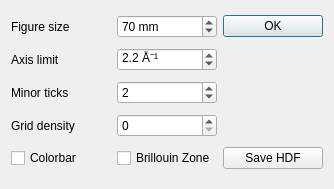
<?xml version="1.0" encoding="UTF-8"?>
<ui version="4.0">
 <class>Dialog</class>
 <widget class="QDialog" name="Dialog">
  <property name="geometry">
   <rect>
    <x>0</x>
    <y>0</y>
    <width>334</width>
    <height>189</height>
   </rect>
  </property>
  <property name="windowTitle">
   <string>Dialog</string>
  </property>
  <layout class="QHBoxLayout" name="horizontalLayout">
   <item>
    <layout class="QGridLayout" name="gridLayout">
     <item row="0" column="1">
      <widget class="QSpinBox" name="spinBox_figSize">
       <property name="suffix">
        <string> mm</string>
       </property>
       <property name="minimum">
        <number>10</number>
       </property>
       <property name="maximum">
        <number>1000</number>
       </property>
       <property name="singleStep">
        <number>5</number>
       </property>
       <property name="value">
        <number>70</number>
       </property>
      </widget>
     </item>
     <item row="1" column="0">
      <widget class="QLabel" name="label_2">
       <property name="text">
        <string>Axis limit</string>
       </property>
      </widget>
     </item>
     <item row="0" column="0">
      <widget class="QLabel" name="label">
       <property name="text">
        <string>Figure size</string>
       </property>
      </widget>
     </item>
     <item row="2" column="0">
      <widget class="QLabel" name="label_3">
       <property name="text">
        <string>Minor ticks</string>
       </property>
      </widget>
     </item>
     <item row="3" column="1">
      <widget class="QSpinBox" name="spinBox_gridDensity">
       <property name="maximum">
        <number>2</number>
       </property>
       <property name="value">
        <number>0</number>
       </property>
      </widget>
     </item>
     <item row="1" column="1">
      <widget class="QDoubleSpinBox" name="doubleSpinBox_axisLimit">
       <property name="suffix">
        <string> Å⁻¹</string>
       </property>
       <property name="decimals">
        <number>1</number>
       </property>
       <property name="minimum">
        <double>0.100000000000000</double>
       </property>
       <property name="maximum">
        <double>10.000000000000000</double>
       </property>
       <property name="singleStep">
        <double>0.100000000000000</double>
       </property>
       <property name="value">
        <double>2.200000000000000</double>
       </property>
      </widget>
     </item>
     <item row="3" column="0">
      <widget class="QLabel" name="label_4">
       <property name="text">
        <string>Grid density</string>
       </property>
      </widget>
     </item>
     <item row="2" column="1">
      <widget class="QSpinBox" name="spinBox_minorTicks">
       <property name="minimum">
        <number>1</number>
       </property>
       <property name="maximum">
        <number>10</number>
       </property>
       <property name="value">
        <number>2</number>
       </property>
      </widget>
     </item>
     <item row="0" column="2">
      <widget class="QPushButton" name="pushButton_OK">
       <property name="text">
        <string>OK</string>
       </property>
      </widget>
     </item>
     <item row="4" column="0">
      <widget class="QCheckBox" name="checkBox_showColorBar">
       <property name="text">
        <string>Colorbar</string>
       </property>
      </widget>
     </item>
     <item row="4" column="1">
      <widget class="QCheckBox" name="checkBox_showBZ">
       <property name="text">
        <string>Brillouin Zone</string>
       </property>
      </widget>
     </item>
     <item row="4" column="2">
      <widget class="QPushButton" name="pushButton_saveHDF">
       <property name="text">
        <string>Save HDF</string>
       </property>
      </widget>
     </item>
    </layout>
   </item>
  </layout>
 </widget>
 <resources/>
 <connections/>
</ui>
